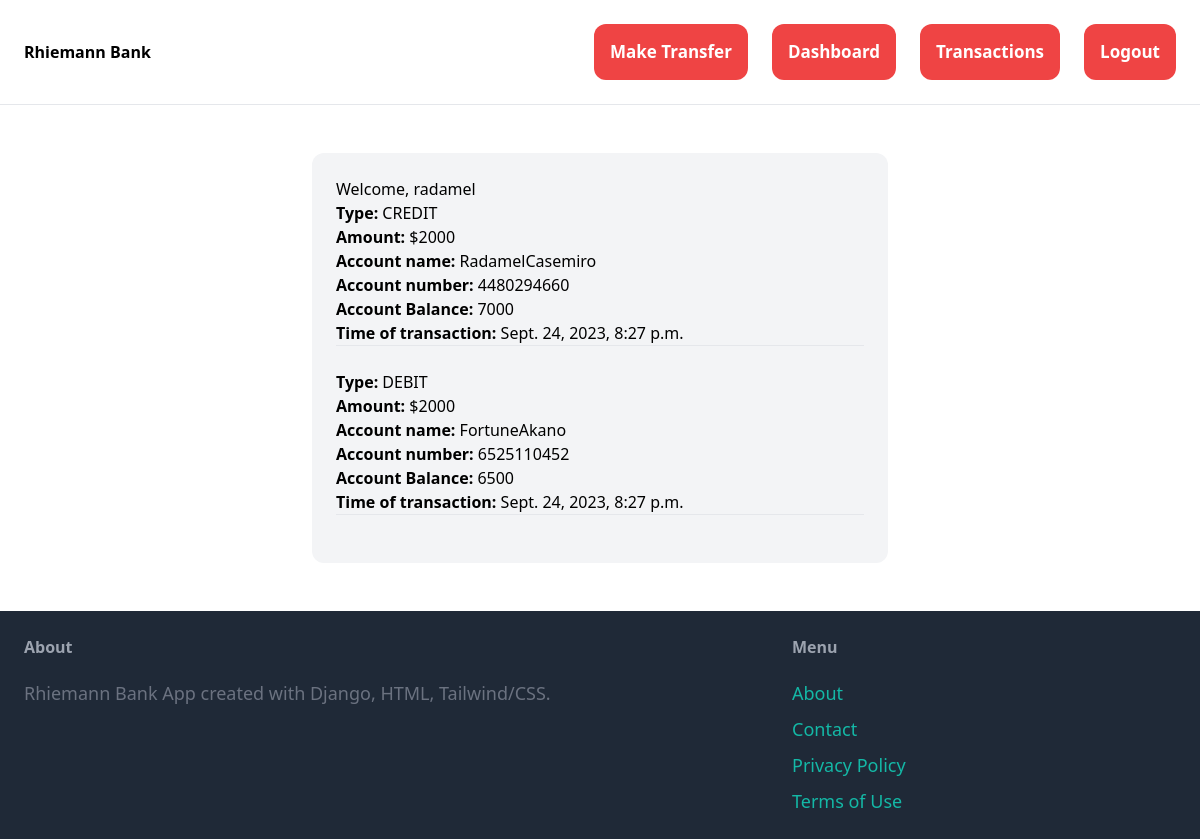
The app's page /transactions/ (signed in) with its own data.
### core/models.py (models this page shows, shortened)
class CreditHistory(models.Model):
    amount_credited = models.IntegerField(default=1000, null=False, blank=False)
    type = models.CharField(max_length=255, null=False, blank=False)
    account_history_owner = models.ForeignKey(User, on_delete=models.CASCADE, related_name="credit_account_owner")
    account_name = models.CharField(max_length=60, null=False, blank=False)
    account_number = models.CharField(max_length=20, null=False,blank=False)
    account_balance = models.IntegerField(default=10000.00, null=False,blank=False)
    time_of_transaction = models.DateTimeField(auto_now_add=True)

class DebitHistory(models.Model):
    amount_debited = models.IntegerField(default=1000, null=False, blank=False)
    type = models.CharField(max_length=255, null=False, blank=False)
    account_history_owner = models.ForeignKey(User, on_delete=models.CASCADE, related_name="debit_account_owner")
    account_name = models.CharField(max_length=60, null=False, blank=False)
    account_number = models.CharField(max_length=20, null=False,blank=False)
    account_balance = models.IntegerField(default=10000.00, null=False,blank=False)
    time_of_transaction = models.DateTimeField(auto_now_add=True)

### core/views.py (the view)
# urls.py: path('transactions/', views.transactions, name='transactions'),
def transactions(request):
    credit_history = CreditHistory.objects.filter(account_history_owner=request.user)
    debit_history = DebitHistory.objects.filter(account_history_owner=request.user)
    return render(request, 'accounts/transactions.html',{
        'credit_history':credit_history,
        'debit_history':debit_history,
    })

### core/templates/accounts/transactions.html (shortened to what this page needs)
{% extends 'core/base.html' %}
{% block content %}
    <div class='w-1/2 p-6 my-6 mx-auto bg-gray-100 rounded-xl'>
        <h4><span>Welcome,</span> {{request.user.username}}</h4>
        {% for h in credit_history %}
            <p><b>Type: </b>{{h.type}}</p>
            <p><b>Amount: </b>${{h.amount_credited}}</p>
            <p><b>Account name: </b>{{h.account_name}}</p>
            <p><b>Account number: </b>{{h.account_number}}</p>
            <p><b>Account Balance: </b>{{h.account_balance}}</p>
            <p><b>Time of transaction: </b>{{h.time_of_transaction}}</p>
            <hr/><br/>
        {% endfor %}
        {% for h in debit_history %}
            <p><b>Type: </b>{{h.type}}</p>
            <p><b>Amount: </b>${{h.amount_debited}}</p>
            <p><b>Account name: </b>{{h.account_name}}</p>
            <p><b>Account number: </b>{{h.account_number}}</p>
            <p><b>Account Balance: </b>{{h.account_balance}}</p>
            <p><b>Time of transaction: </b>{{h.time_of_transaction}}</p>
            <hr/><br/>
        {% endfor %}
    </div>
{% endblock  %}

### records on screen
CreditHistory: type "CREDIT", amount_credited "2000", account_name "RadamelCasemiro", account_number "4480294660", account_balance "7000", time_of_transaction "Sept. 24, 2023, 8:27 p.m."
DebitHistory: type "DEBIT", amount_debited "2000", account_name "FortuneAkano", account_number "6525110452", account_balance "6500", time_of_transaction "Sept. 24, 2023, 8:27 p.m."

### other values on screen
{{ request.user.username }} "radamel"
